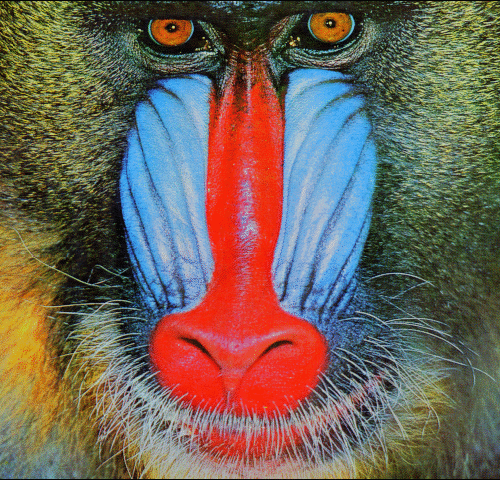
#> input picture image-representation/data/baboon.bmp, 500 x 480 px
$ jupyter execute --allow-errors compression.ipynb   (shell and % lines are left out)
#> lines starting #> are read from the running program, lines starting #| are printed output that depends on the picture
### image-representation/utils.py
import numpy as np
import cv2 as cv
from matplotlib import pyplot as plt

def drawHist(image : np.ndarray) -> None:
    assert isinstance(image, np.ndarray) and image.dtype == np.uint8 and image.ndim == 2, 'Parameter \'image\' should be an np.ndarray with ndim=2 and dtype=np.uint8.'
    h0, h1 = np.histogram(image, bins=256, range=(-.5, 255.5))

    bins = np.sum(h0 > 0)

    _ = plt.figure(figsize=(10, 5))
    _ = plt.plot(h1[:-1], h0, 'r-')
    plt.title(f'The sample image\'s histogram with {bins} non-zero bins.')

# [12 lines left out: function noiseCompare, not called in this run]


### image-representation/solutions.py
import numpy as np
import cv2 as cv
import bitarray as bt
from collections import OrderedDict
from typing import Iterable, Tuple, Dict, List
from bitarray.util import canonical_huffman, canonical_decode

# [125 lines left out: functions bgr2rgbRef, rgb2cmyRef, rgb2cmykRef, rgb2hsiRef, hsi2rgbRef, denoiseHSI, not called in this run]


def baboonCompress(image : np.ndarray) -> bt.bitarray:
    """
    Parameters:
    - image : np.ndarray
        A specific greyscale image of a baboon, in which only 129
        of the 256 possible pixel values are used.
    Returns:
    - output : bt.bitarray
        The encoded version of the baboon's image, in which each
        pixel is represented by about 7 bits of data.
    """
    assert isinstance(image, np.ndarray) and image.dtype == np.uint8 and image.ndim == 2, 'Parameter \'image\' should be an np.ndarray with ndim=2 and dtype=np.uint8.'
    assert image.shape == (480, 500), 'Parameter \'image\' should have dimensions of 480x500.'
    histogram = np.histogram(image,  bins=256, range=(-.5, 255.5))[0]
    used_bins = histogram > 0
    assert np.sum(used_bins) == 129, 'Parameter \'image\' should only have 129 intensity values.'

    dict = {i : histogram[i] for i in range(256)}
    sorted_vals = sorted(dict.items(), key = lambda x : x[1])
    sorted_vals.reverse()
    encoding_dict = {}
    for i, (val, hist) in enumerate(sorted_vals[:127]):
        encoding_dict[val] = bt.bitarray(f'{i:07b}')
    encoding_dict[sorted_vals[127][0]] = bt.bitarray(f'{254:b}')
    encoding_dict[sorted_vals[128][0]] = bt.bitarray(f'{255:b}')

    output = bt.bitarray()

    for pixel in image.flatten():
        output += encoding_dict[pixel]

    return output

# [31 lines left out: function diffCompressRef, not called in this run]

### image-representation/compression.ipynb
# Basics of Compression
In this notebook, we will look at the basics of compression. This notebook is mostly aimed at giving you an understanding of concepts such as entropy, and various encoding methods.

In the applied compression notebook, we will look at some methods for lossless and lossy compression.

## Section 0. Preparing the Notebook
We start by importing the necessary libraries and then loading a sample image to work on.

[cell 1]
# importing necessary packages
import numpy as np
from numpy import random
import cv2 as cv
from matplotlib import pyplot as plt
import bitarray as bt
from solutions import *
from utils import *
from typing import Tuple, Dict, List

[cell 2]
# loading the sample image and setting the colormap for pyplot
image = cv.imread('data/baboon.bmp', cv.IMREAD_GRAYSCALE)
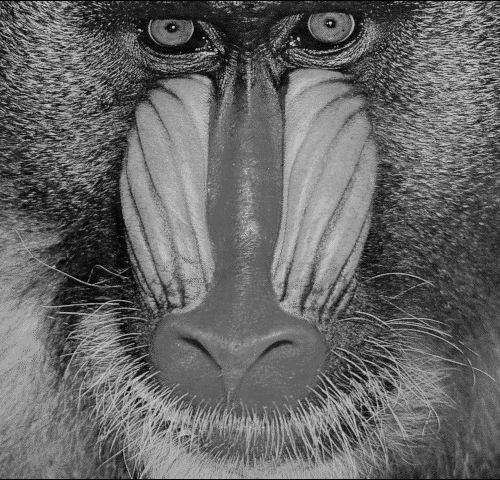
#> image: shape (480, 500); min 6, max 201, mean 102.9
plt.set_cmap('Greys_r')
_ = plt.imshow(image), plt.axis('off')

## Section 1. Encoding Redundency
To understand how changing our method of encoding might help us, let us do a little thought experiment first. We begin by drawing the histogram of the image.

### Section 1.1. Introduction to Huffman Coding

[cell 3]
drawHist(image)
#> in drawHist, `h0, h1 = np.histogram(image, bins=256, range=(-.5, 255.5))`: h0 = 256 values, max 6936 at index 102, min 0 at index 0, mean 937.5; h1 = 257 values from -0.5 to 255.5
#> in drawHist, `bins = np.sum(h0 > 0)`: bins = 129
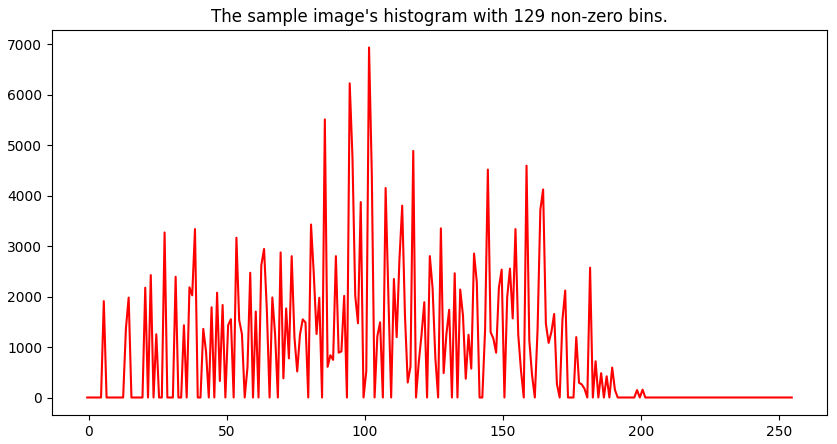
#> figure drawn by matplotlib, 1 panel; curve peaks at x = 101.5, y = 6936

As you can see, nearly half of the bins are unused. Normally we use 8-bit codewords for each intensity level, to keep the 256 possible intensity levels. But here we can *almost* get away with using 7-bit codewords for almost every bin. Let's say that we want to manually implement such a coding scheme. One way would be to take the 127 first possible codewords and assign to them the 127 most frequent intensity levels. The last codeword, i.e. $1111111$, will be split into the two codewords $11111110$ and $11111111$ and assigned to the two least frequent intensity levels, giving us codewords for all the 129 non-zero bins in the image.

Using such a coding scheme for writing data is pretty straightforward; you can simply replace each intensity level with its corresponding codeword. For interpreting the generated datastream as an image, we can simply start by reading the stream, 7-bit at a time. If we reach a septet equal to $1111111$, we can simply add the next bit to it, and interpret the resulting 8-bit codeword.

Try and create such a code for the baboon image. Use the *bitarray* library to generate the bitcode, and compare its length to the original bitcode.

You can read more about the *bitarray* library [here](https://pypi.org/project/bitarray/).

[cell 4]
H, W = image.shape
#> H = 480; W = 500
byte_array = image.flatten()

# ====== YOUR CODE ======

bitarray_compressed = None
#> (the rest of this cell did not finish here and is left out)

#> in baboonCompress, `histogram = np.histogram(image,  bins=256, range=(-.5, 255.5))[0]`: histogram has the same summary as h0 in drawHist
#> in baboonCompress, `dict = {i : histogram[i] for i in range(256)}`: dict = 256 items
#> in baboonCompress, `sorted_vals = sorted(dict.items(), key = lambda x : x[1])`: sorted_vals = 256 pairs, first value 0 to 255, second value 0 to 6936
#> the loop in baboonCompress, `for i, (val, hist) in enumerate(sorted_vals[:127]):` made 1 pass
#> (val, hist) on pass 1: (102, 6936)
#> after the loop in baboonCompress, `for i, (val, hist) in enumerate(sorted_vals[:127]):`: encoding_dict = 0 items

# Comparing the bit lengths of the different representations
print(f'Bit length of the original image: {image.size * 8}')
print(f'Bit length of your compressed image: {len(bitarray_compressed)}')
print(f'Bit length of the reference compressed image: {len(bitarray_compressed_reference)}')

As you can see, using a different encoding resulted in a considerable reduction in the size of the image, without damaging the contents in any way. You can still recreate the original image using the provided bitcode, if you have the encoding dictionary. Of course, storing the dictionary along with the image will increase the size of the file, but with images that are sufficiently large, or have relatively high coding redundency, the size of this dictionary will be much lower than the decrease in size caused by our method of encoding.

We can expand our naive method to further reduce the necessary bit length for representing an image. One way of achieving this is by Huffman encoding. Below is a simple method of creating a Huffman encoding for a 5-symbol piece of data.

Imagine that we have a string of data, composed of the 5 symbols *A*, *B*, *C*, *D*, and *E*. The prevalence of these 5 symbols is as follows:

$
p_A = 0.33,
p_B = 0.33,
p_C = 0.17,
p_D = 0.09,
p_E = 0.08
$

We can start by creating a combined symbol *DE*, composed of the two least-probable symbols in our tables, and with a prevalence of *0.17*. Each time that we encounter a *D* or an *E* in our data, we put the encoding value for *DE* in the bit-array, followed by a *0* if the original symbol was a *D*, and a *1* if it was an *E*. We repeat this process with the two least probable symbols to create a combined symbol *CDE* with the probability 0.34. We continue this operation until we arrive at a combined symbol *ABCDE*. This symbol can be decoded according to the following graph.

The equivalent codeword for each symbol is the string of bits that mark its path from the tree's root, e.g. the codeword for A is *00*, D is *110*, etc. For decoding, we simply start traversing the tree according to the received bitcode, until we reach a leaf node. Therefore, *0001110* can be decoded as *ABD*.

This method is known as Huffman coding, and can be used to decrease the data size when there is a imbalance in the distribution of the source symbols. Here, we encode an image which uses most of the pixel intensities, to show that even then, a different method of encoding can be helpful in decreasing the size of data.

[cell 5]
# loading the new image and
image = cv.imread('data/barbara.bmp', cv.IMREAD_GRAYSCALE)
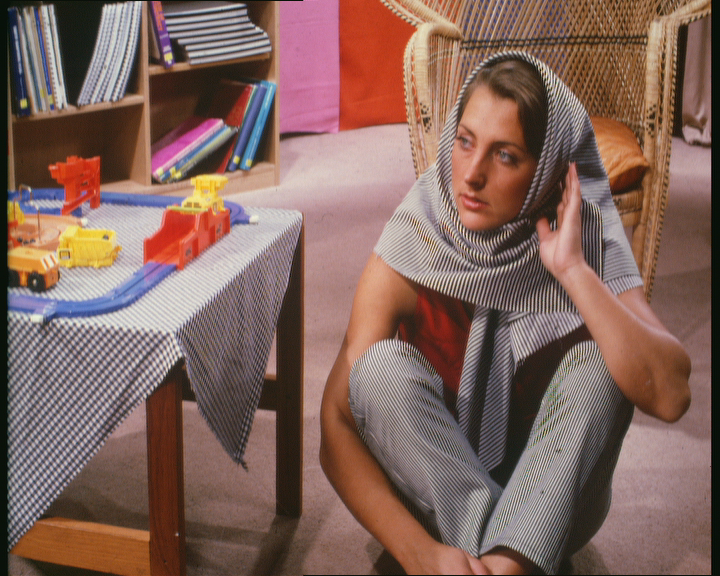
#> input picture image-representation/data/barbara.bmp, 720 x 576 px
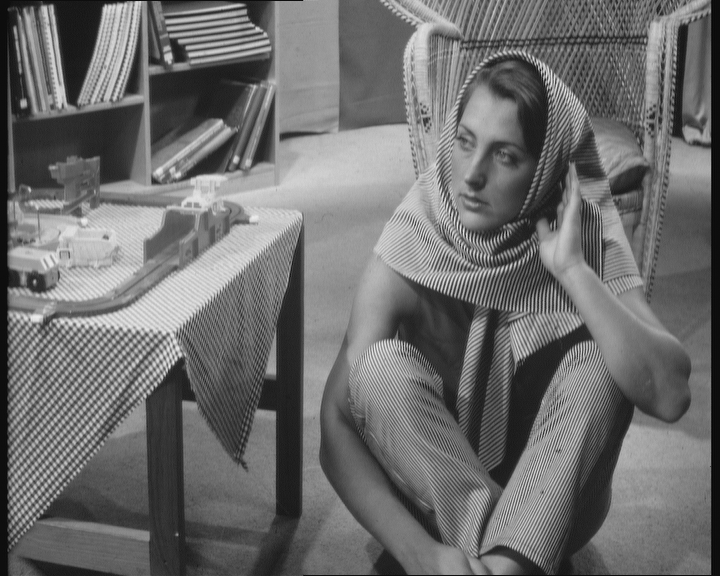
#> image: shape (576, 720); min 3, max 239, mean 109.1
_ = plt.imshow(image), plt.axis('off')

The *bitarray* library itself has built-in functions for Huffman coding, which you can see in action below.

[cell 6]
from bitarray.util import canonical_huffman, canonical_decode

# Extracting the frequencies for the sample image
symbols = list(range(256))
frequencies = (np.histogram(image, bins=256, range=(-.5, 255.5))[0]).tolist()
#> frequencies = 256 values, max 3976 at index 97, min 0 at index 0, mean 1620

# Creating a Huffman encoding/decoding dictionary
#> (the rest of this cell did not finish here and is left out)

#> (a cell that did not finish here is left out)

### Section 1.2. What is Entropy?
Entropy, as it is defined in information theory, can be described as the amount of *'information'* that a piece of data (string of bits, scribbles on a piece of paper, or what the weatherman says on TV) contains, and it represents a lower bound on how much we can compress the said data. A better understanding of entropy can be achieved by studying books on information theory, such as *Elements of Information Theory* by *Thomas M. Cover* and *Joy A. Thomas*.

For this notebook, we will try to avoid delving into the more complex side of information theory. But there is one formula that you ought to keep in mind, which is the basic formula for calculating the entropy in a piece of data, e.g. in a pixel. Let's say that in an image or a series of images, we count the number of times that each intensity value is represented, and create a probabilistic distribution function for all 255 intensity values.

$
\sum_{z = 0}^{255} p_{(z)} = 1
$

We can calculate the average entropy of a pixel with the following formula.

$
- \sum_{z = 0}^{255} p_{(z)} . log_2 p_{(z)}
$

You can try to calculate this for a variety of distributions. The highest entropy happens for the case where every pixel has about the same probability of appearing, where the average entropy will be 8 bits. For every other unbalanced distribution, the entropy will be lower than 8.

### Section 1.3. Entropy in Images
Note that the formula above assumes that every pixel's value is independent from the pixels around it, i.e. each pixel is generated randomly from a certain probability distribution. However, we know that this is not the case, since the value of pixels is often close to the pixels around them. Imagine that instead of saving the pixel intensities, we saved each pixel's difference with the pixel on its left. Doing so would certainly decrease the entropy greatly, since most of the values would be close to zero.

After doing this, we can then decode the image by saving the rightmost column of pixels, and creating every column from the difference map that we have. Try doing so below, and compare the achieved compression with the compression achieved by treating the pixel intensities as statistically independent. In the provided solution, the right column is not compressed.

[cell 8]
def diffCompress(image : np.ndarray) -> Tuple[bt.bitarray, int, Tuple[Dict, List, List]]:
    """
    Parameters:
    - image : np.ndarray
        A greyscale image, with dtype=np.uint8.
    Returns:
    - output : bt.bitarray
        The compressed version of the image, using Huffman coding
        and calculating the difference map.
    - height : int
        The height of the image, used to extract the rightmost
        column.
    - huffman : Tuple[Dict, List, List]
        The output of the canonical_huffman function.
    """
    # ====== YOUR CODE ======
    raise NotImplementedError()

# Encoding the image
#> (the rest of this cell did not finish here and is left out)

# Scratchpad
You can use this section to try out different codes, without making a mess of the notebook. :)

[cell 9]
image.size * 8
#> Out = 3317760
